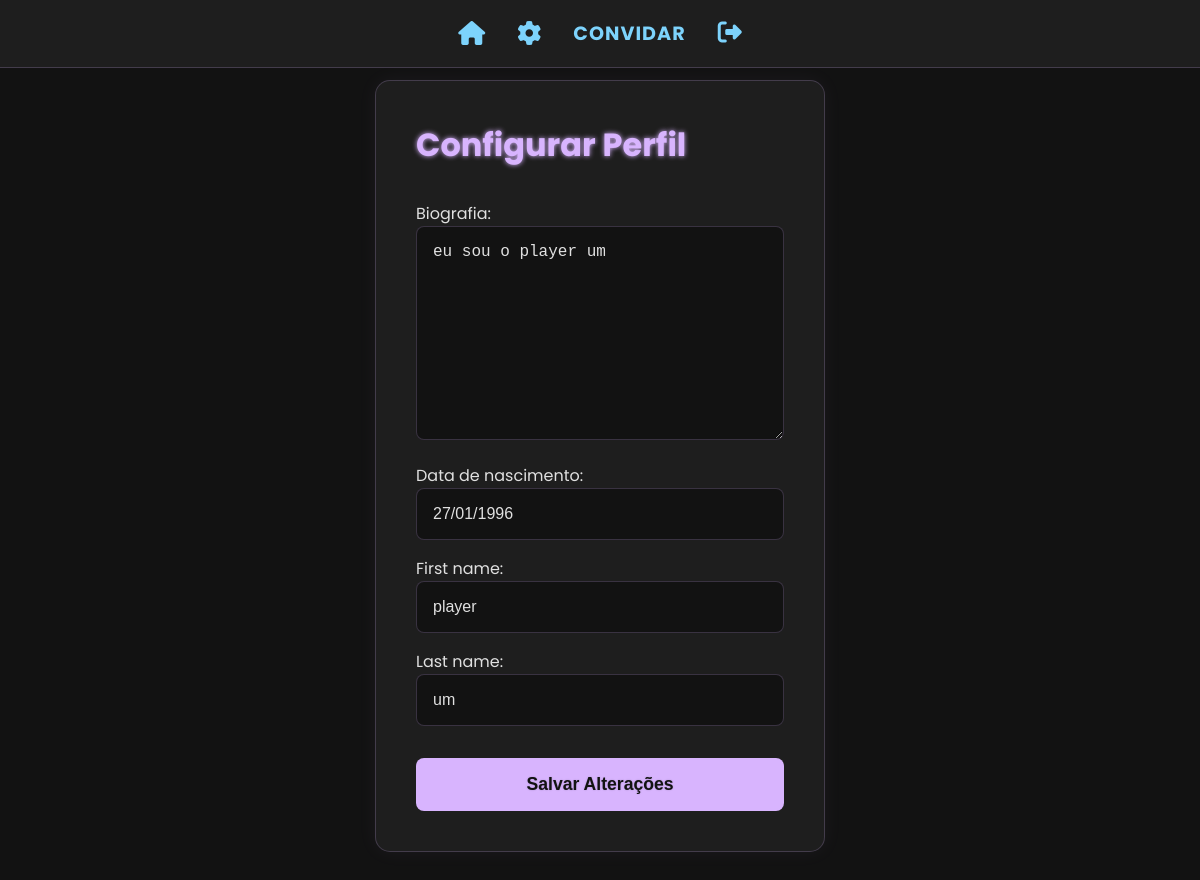
Screenshot of /accounts/settings/ (signed in) with the database file from the repository.
### users/models.py (models this page shows)
class User(AbstractUser):
    bio = models.TextField(blank=True, null=True, verbose_name="Biografia")
    relations = models.ManyToManyField("self", blank=True, symmetrical=True)
    birth_date = models.DateField(
        blank=True, null=True, verbose_name="Data de nascimento"
    )

### users/views.py (the view)
# urls.py: path("settings/", settings_view, name="settings"),
@login_required
def settings_view(request):
    if request.method == "POST":
        form = ProfileUpdateForm(request.POST, instance=request.user)
        if form.is_valid():
            form.save()
            messages.success(request, "Seu perfil foi atualizado com sucesso!")
            return redirect("users:settings")
    else:
        form = ProfileUpdateForm(instance=request.user)
    context = {"form": form}
    return render(request, "users/settings.html", context)

### users/forms.py
class ProfileUpdateForm(forms.ModelForm):
    class Meta:
        model = User
        fields = ("bio", "birth_date", "first_name", "last_name")

### templates/users/settings.html (shortened to what this page needs)
{% extends 'base.html' %}
{% block content %}
<div class="form-card" style="margin-top: 80px;">
    <h2>Configurar Perfil</h2>
    <form method="post">
        {{ form.as_p }}
        <button type="submit" class="btn" style="margin-top: 1rem;">Salvar Alterações</button>
    </form>
</div>
{% endblock %}

### static/css/style.css (style rules this page uses)
:root { --bg-dark: #121212; --card-bg: #1e1e1e; --lilac-neon: #d8b4fe; --blue-neon: #7dd3fc; --text-color: #e0e0e0; --border-color: rgba(216, 180, 254, 0.2); }
* { margin: 0; padding: 0; box-sizing: border-box; }
body { font-family: 'Poppins', sans-serif; background-color: var(--bg-dark); color: var(--text-color); display: flex; justify-content: center; align-items: center; min-height: 100vh; }
.form-card { background-color: var(--card-bg); padding: 2.5rem; border-radius: 15px; border: 1px solid var(--border-color); max-width: 450px; margin: 2rem auto; box-shadow: 0 0 20px rgba(216, 180, 254, 0.05); }
.form-card h2 { color: var(--lilac-neon); text-shadow: 0 0 5px var(--lilac-neon); margin-bottom: 2rem; font-size: 2rem; }
input[type="text"], input[type="email"], input[type="password"], textarea { width: 100%; padding: 1rem; margin-bottom: 1rem; background-color: var(--bg-dark); border: 1px solid var(--border-color); border-radius: 8px; color: var(--text-color); font-size: 1rem; }
.btn { width: 100%; padding: 1rem; border: none; border-radius: 8px; background-color: var(--lilac-neon); color: var(--bg-dark); font-size: 1.1rem; font-weight: 700; cursor: pointer; transition: all 0.3s ease; text-shadow: 0 0 2px rgba(0,0,0,0.2); }

### rows the page displays
User: bio "eu sou o player um", birth_date "27/01/1996", first_name "player", last_name "um"
